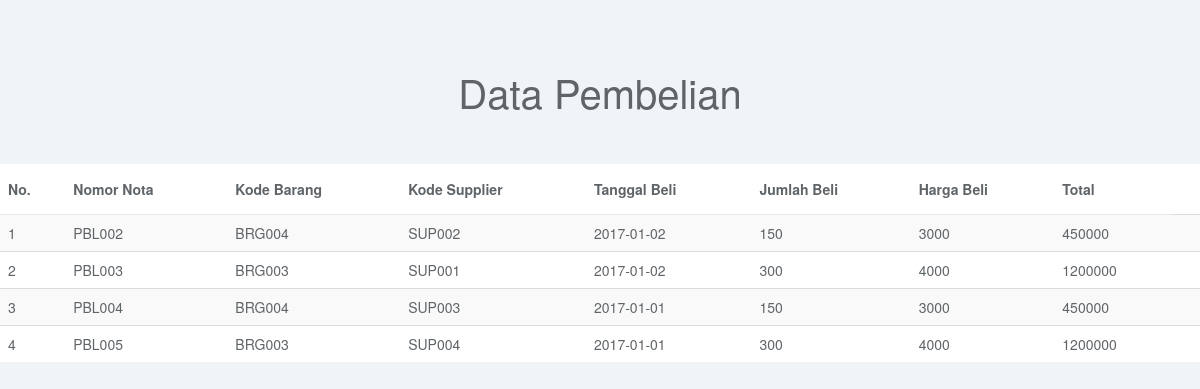
Page /laporan_pembelian.php on the committed database.
### tables this page shows
CREATE TABLE IF NOT EXISTS `pembelian` (
  `NomorNota` varchar(10) NOT NULL DEFAULT '',
  `KodeBarang` varchar(10) DEFAULT NULL,
  `KodeSupplier` varchar(10) DEFAULT NULL,
  `TanggalBeli` date DEFAULT NULL,
  `JumlahBeli` int(11) DEFAULT NULL,
  `HargaBeli` int(11) DEFAULT NULL,
  `Total` int(11) DEFAULT NULL
);

### laporan_pembelian.php (the view, shortened to what this page needs)
<!doctype html>
<html>
<head>
<link href="css/bootstrap.min.css" rel="stylesheet">
<link href="css/datepicker3.css" rel="stylesheet">
<link href="css/styles.css" rel="stylesheet">
</head>
<body>
	<div class="col-sm-20">
    	<h1 style="text-align: center;">Data Pembelian</h1>
        <br>
        <br>
         <div class="table-responsive">
         	<table class="table table-striped" >
            	<thead>
                	<tr>
                    	<th>No.</th>
                        <th>Nomor Nota</th>
                        <th>Kode Barang</th>
                        <th>Kode Supplier</th>
                        <th>Tanggal Beli</th>
                        <th>Jumlah Beli</th>
                        <th>Harga Beli</th>
                        <th>Total</th>
                    </tr>
                 </thead>
                 <tbody>
                 		<?php
							$batas = 10;
			if (isset($_GET['hal'])) {
				$hal = ($_GET['hal']);
				$posisi = ($hal-1) *$batas;
			} else{
				$posisi = 0;
			}
   		if (isset($_POST['btnCari'])) {
			$sql = mysql_query("SELECT * FROM Pembelian WHERE NomorNota LIKE '%".$_POST['txtCari']."%'
			ORDER BY NomorNota LIMIT $posisi, $batas") or die (mysql_error());
		}
		else{
			$sql = mysql_query("SELECT * FROM Pembelian ORDER BY NomorNota LIMIT $posisi, $batas")
			or die (mysql_error());
		}
							$no=1;
							while ($data = mysql_fetch_array($sql)) {
						?>
                        <tr>
                        	<td><?php echo $no; ?></td>
                            <td><?php echo $data['NomorNota']; ?></td>
                            <td><?php echo $data['KodeBarang']; ?></td>
                            <td><?php echo $data['KodeSupplier']; ?></td>
                            <td><?php echo $data['TanggalBeli']; ?></td>
                            <td><?php echo $data['JumlahBeli']; ?></td>
                           	<td><?php echo $data['HargaBeli']; ?></td>
                            <td><?php echo $data['Total']; ?></td>
    					    <td>
                            </td>
                          </tr>
                          	<?php
								$no++;
							}
							?>
                          </tbody>
                         </table>
                          </div>
                          </div>
</body>
</html>

### css/styles.css (style rules this page uses)
body { background: #f1f4f7; padding-top: 50px; color: #5f6468; }
h1, h2, h3, h4, h5, h6 { color: #5f6468; }
h1 { font-weight: 300; font-size: 40px; }
.table { background: #fff; }
.table>thead>tr>th { border-bottom: 1px solid #e6e7e8; vertical-align: middle; height: 50px; }

### rows in the picture
pembelian: NomorNota "PBL002", KodeBarang "BRG004", KodeSupplier "SUP002", TanggalBeli "2017-01-02", JumlahBeli "150", HargaBeli "3000", Total "450000"
pembelian: NomorNota "PBL003", KodeBarang "BRG003", KodeSupplier "SUP001", TanggalBeli "2017-01-02", JumlahBeli "300", HargaBeli "4000", Total "1200000"
pembelian: NomorNota "PBL004", KodeBarang "BRG004", KodeSupplier "SUP003", TanggalBeli "2017-01-01", JumlahBeli "150", HargaBeli "3000", Total "450000"
pembelian: NomorNota "PBL005", KodeBarang "BRG003", KodeSupplier "SUP004", TanggalBeli "2017-01-01", JumlahBeli "300", HargaBeli "4000", Total "1200000"
